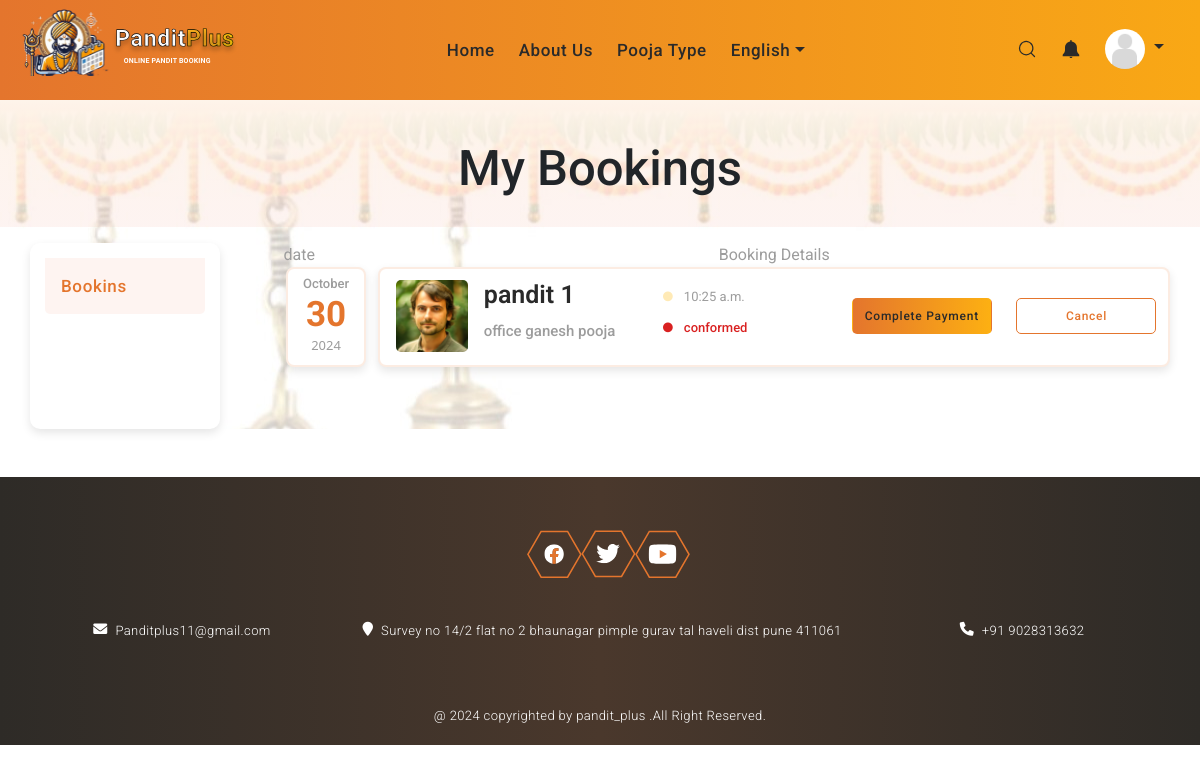
Page /my_bookings (signed in) on the earlier database version.
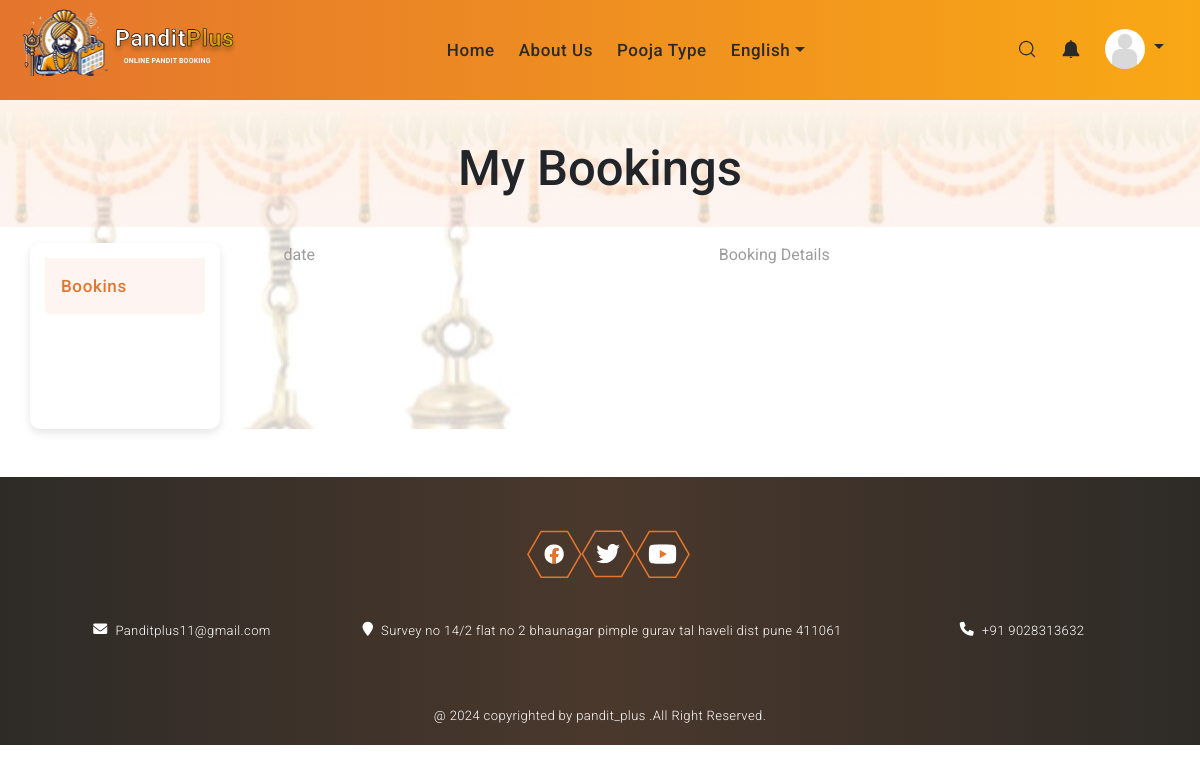
Same page on the later database version.
### pandit/models.py (models this page shows, shortened)
class booking(models.Model):
    name = models.CharField(max_length=255, blank=True, null=True)
    date = models.DateField(auto_now=False, auto_now_add=False, blank=True, null=True)
    time = models.TimeField(auto_now=False, auto_now_add=False, blank=True, null=True)
    location = models.TextField()
    name_of_pooja= models.ForeignKey(pandit_service, on_delete=models.CASCADE, blank=True, null=True)
    yajman_id = models.ForeignKey(User, on_delete=models.CASCADE, related_name='yajman_bookings')
    pandit_id = models.ForeignKey(User, on_delete=models.CASCADE, related_name='pandit_id')
    book_status = [
        ('conformed', 'conformed'),
        ('rejected', 'rejected'),
        ('on_hold', 'on_hold'),
        ('requested', 'requested'),
    ]
    status = models.CharField(choices=book_status, max_length=50)
    conform_date = models.DateField(auto_now=False, auto_now_add=False, blank=True, null=True)
    conform_time = models.TimeField(auto_now=False, auto_now_add=False, blank=True, null=True)
    pay_status = [
        ('received', 'received'),
        ('not_received', 'not_received'),
        ('failed', 'failed'),
    ]
    payment_status = models.CharField(choices=pay_status, max_length=50, default="not_received")

class pandit_profile(models.Model):
    pandit_id = models.OneToOneField(User, on_delete=models.CASCADE)
    phone_regex = RegexValidator(regex=r'^\+?1?\d{9,15}$', message="Phone number must be entered in the format: '+999999999'. Up to 15 digits allowed.")
    mobile = models.CharField(validators=[phone_regex], max_length=17, blank=True)  # Validator ensures format
    alternative_mobile = models.CharField(blank=True,null=True, max_length=255)
    email = models.EmailField(max_length=254)
    name = models.CharField(max_length=255, blank=True,null=True)
    last_name = models.CharField(max_length=255, blank=True,null=True)
    Exp =models.IntegerField()
    education=models.CharField(max_length=255,blank=True,null=True)
    collage=models.CharField(max_length=255,blank=True,null=True)
    address = models.TextField()
    latitude = models.CharField(max_length=50, blank=True , null=True)
    longitude = models.CharField(max_length=50, blank=True , null=True)
    dob = models.DateField(auto_now=False, auto_now_add=False,blank=True, null=True)
    profile_picture = models.ImageField(upload_to='pandit/profile_pic', blank=True, null=True)
    is_approved = models.BooleanField(default=False)
    availability_choices = [
        ('online', 'online'),
        ('busy', 'busy'),
        ('not_said', 'not_said'),
    ]
    availability = models.CharField(choices=availability_choices,default='not_said' ,max_length=50)

class pandit_service(models.Model):
    pandit_id = models.ForeignKey(User, on_delete=models.CASCADE)
    type_of_pooja = models.ForeignKey(services_type, on_delete=models.CASCADE)
    service = models.ForeignKey(services, on_delete=models.CASCADE, null=True, blank=True)
    rate_types = [
        ('perhour', 'perhour'),
        ('package', 'package'),
    ]
    rate_type = models.CharField(choices=rate_types, max_length=50)
    rate = models.IntegerField()

class services(models.Model):
    services_type = models.ForeignKey(services_type, on_delete=models.CASCADE)
    service_name = models.CharField(max_length=255, blank=True,null=True,default="")
    thumbnails = models.ImageField(upload_to="service_type_thumbnails",blank=True,null=True)

### yajman/views.py (the view)
# urls.py: path("my_bookings", views.my_bookings, name="my_bookings"),
@login_required
def my_bookings(request):
    user_bookings = booking.objects.filter(yajman_id=request.user)
    context = {
        'user_bookings': user_bookings,
        'active_page': 'my_bookings'
    }
    return render(request, "yajman/my_bookings.html", context)

### template/yajman/my_bookings.html (shortened to what the changed rows need)
{% extends "base.html" %}
{% load static %}
{% block link %}
<link rel="stylesheet" href="{% static 'style/pages.css' %}">
<link rel="stylesheet"
    href="https://cdnjs.cloudflare.com/ajax/libs/font-awesome/6.0.0/css/all.min.css"
 />
{% endblock link %}
{% block main %}
<div class="wrappped_body">
    <section class="headding text-center">
        <h1>My Bookings</h1>
    </section>
    <div class="content container-fluid mt-0 mt-md-3">
        <div class="container">
            <div class="row">
                <div class="col-md-10 mr-0 pr-0">
                    <div class="tab-content " id="myTabContent">
                        <div class="tab-pane fade show active" id="home"
                            role="tabpanel" aria-labelledby="home-tab">
                            <div class="form_container m-0 p-0">
                                <div class="container-fluid  m-0 p-0">
                                    {% if user_bookings %}
                                    <div class="row ">
                                        {% for booking in user_bookings %}
                                        <div class="col-2 ">
                                            <div
                                                class="date_div  text-center float-end ">
                                                <p class="month">{{ booking.date|date:"F" }}</p>
                                                <h4 class="date">{{ booking.date|date:"j" }}</h4>
                                                <p class="year">{{ booking.date|date:"Y" }}</p>
                                            </div>
                                        </div>
                                        <div
                                            class="col-10 text-center px-0 mx-0">
                                            <div
                                                class=" bookings_card  d-flex align-items-center">
                                                <div class="container">
                                                    <div class="row">
                                                        <div
                                                            class="col-12 col-md-4">
                                                            <div
                                                                class="row name_img_row mx-0 px-0 text-start">
                                                                <div
                                                                    class="col-4 mx-0 px-1 my-auto">
                                                                    <img
                                                                        src="{% static 'assets/png/pooja_img.png' %}"
                                                                        alt></div>
                                                                <div
                                                                    class="col-8">
                                                                    <h6>{{ booking.pandit_id.pandit_profile.name }}
                                                                        </h6>
                                                                    <span> {{ booking.name_of_pooja.service.service_name }}
                                                                        </span>
                                                                </div>
                                                            </div>
                                                        </div>
                                                        <div
                                                            class="col-12 col-md-3 b_time text-start">
                                                            <p class="time">
                                                                    {{ booking.time }}</p>
                                                            <p
                                                                class="pay_status">
                                                                    {{ booking.get_status_display }}</p>
                                                        </div>
                                                        <div
                                                            class="col-12 col-md-5">
                                                            <div class="row">
                                                                {% if booking.status == "conformed" %}
                                                                <div
                                                                    class="col-6">
                                                                        {% if booking.payment_status != 'received' %}
                                                                        <span class="btn btn_main px-2 rzp-button" data-booking-id="{{ booking.id }}" data-yajman-email="{{ booking.yajman_id.email }}" data-yajman-name="{{ booking.yajman_id.yajman_profile.name }}" data-yajman-mobile="{{ booking.yajman_id.yajman_profile.mobile }}" >Complete Payment</span>
                                                                    {% else %}
                                                                        <span class="btn btn_main px-2">Payment {{ booking.payment_status }}</span>
                                                                    {% endif %}
                                                                </div>
                                                                {% endif %}
                                                                <div class="col-6">
                                                                    <a href="cancel_booking/{{booking.id}}">
                                                                    <span class="btn btn_main_outline">Cancel</span>
                                                                </a>
                                                                </div>
                                                            </div>
                                                        </div>
                                                    </div>
                                                </div>
                                            </div>
                                        </div>
                                        {% endfor %}
                                    </div>
                                    {% endif  %}
                                </div>
                            </div>
                        </div>
                    </div>
                </div>
            </div>
        </div>
    </div>
</div>
<br>
<br>
{% endblock main %}

Differences in the rows shown:
removed booking: date "October", date "30", date "2024", pandit_id.pandit_profile.name "pandit 1", name_of_pooja.service.service_name "office ganesh pooja", time "10:25 a.m.", status "conformed"
